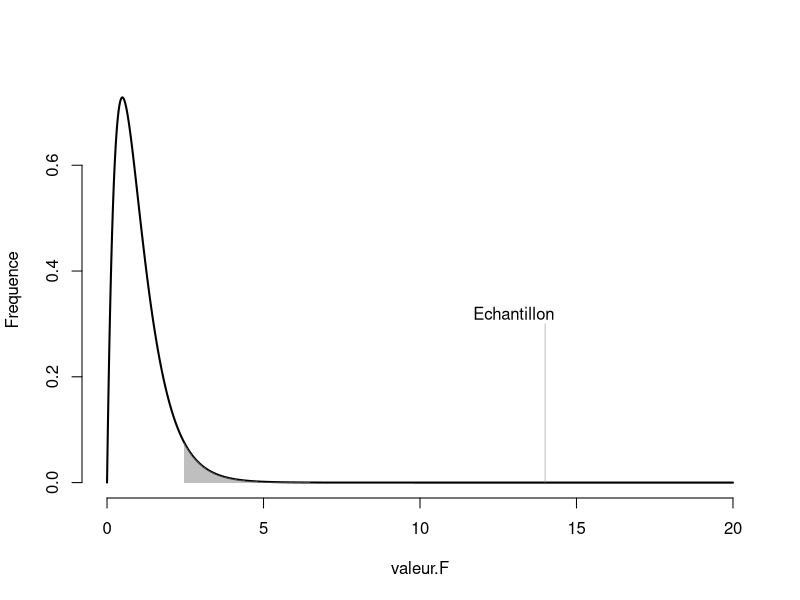
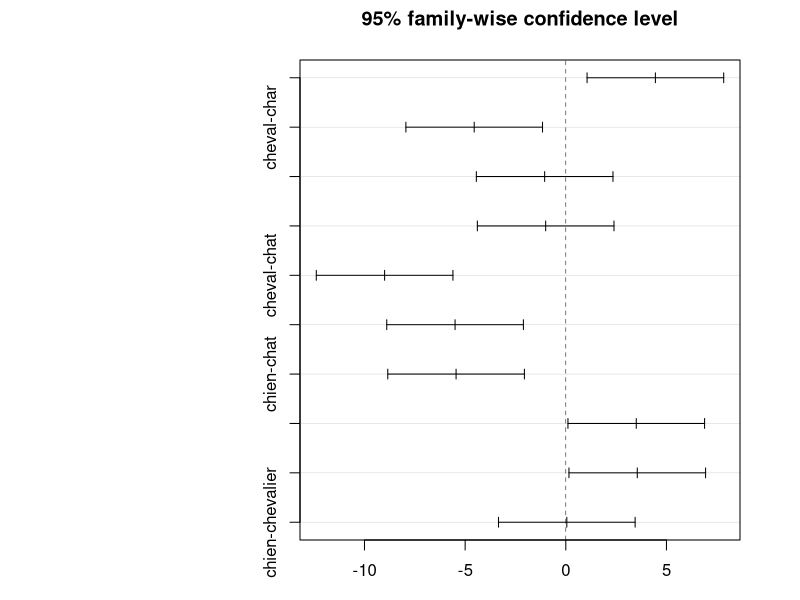

The R script that drew these images, in order: (Note: this script raises an error after producing the figures.)
## ---- chunk 1
nk <- 5 # nombre d'unités par groupe
k <- 4  # nombre de groupes
# En ordre
groupe1 <- rep(1:k, each = nk)
# En alternance
groupe2 <- rep(1:k, times = nk)
# Aléatoire
set.seed(765)
groupe3 <- sample(x = 1:k, size = (k * nk), replace = TRUE)
cbind(groupe1, groupe2, groupe3)
## ---- chunk 2
categorie <- c("char", "chat", "cheval", "chevalier", "chien")
nk <- 2
groupe <- as.factor(rep(categorie, each = nk)) # Déclarer comme facteur
groupe
## ---- chunk 3
# Pour la reproductibilité
set.seed(2602)
char      <- rnorm(n = nk, mean = 15, sd = 4) 
chat      <- rnorm(n = nk, mean = 20, sd = 4) # Différences ici
cheval    <- rnorm(n = nk, mean = 10, sd = 4) # et ici
chevalier <- rnorm(n = nk, mean = 15, sd = 4)
chien     <- rnorm(n = nk, mean = 15, sd = 4) 
# Combinés
score <- round(c(char, chat, cheval, chevalier, chien))
# Conserver toutes les informations en un jeu de données
donnees <- data.frame(groupe, score)
head(donnees)
## ---- chunk 4
dummy.coding <- function(x){
  # Retourne un codage factice de x
  # avec les facteurs en ordre alphabétique
  W <- sapply(unique(x), 
              USE.NAMES = TRUE,
              FUN = function(v) {x == v}) * 1 
  return(W)
}
## ---- chunk 5
# Pour la reproductibilité
set.seed(2602)

# Facteur de groupe
k <- length(categorie)
nk <- 2
groupe <- rep(categorie, each = nk)

# Groupement
X <- dummy.coding(groupe)[,-5] # groupe 4 "chien" comme référent

# Spécifications des paramètres
mu0 <- 15
mu <- c(0, 5, -5, 0)
e <- rnorm(n = k * nk, sd = 4)

# Création des scores
score <- round(mu0 + X %*% mu + e)

# Comparaison des valeurs
cbind(donnees, score)
## ---- chunk 6
set.seed(2602)
nk <- 20
groupe <- as.factor(rep(categorie, each = nk)) # Déclarer comme facteur
k <- length(categorie)
# Groupement
X = dummy.coding(groupe)[,-5] # groupe 5 "chevalier" comme référent
#
mu0 = 15
mu = c(0, 5, -5, 0)
e = rnorm(n = k * nk, sd = 4)
score = round(mu0 + X %*% mu + e)
donnees = data.frame(groupe, score)
## ---- chunk 7
# Anova de base
res <- aov(score ~ groupe, data = donnees)
summary(res)

# Fonction maison
gr <- table(donnees$groupe)
k  <- length(gr)          # Nombre de groupes
nk <- dim(donnees)[1] / k # Nombre de participants par groupe

# Moyennes et variance par (`by()`) groupes
moyenne  <- by(donnees$score, donnees$groupe, mean)
variance <- by(donnees$score, donnees$groupe, var)

# Statistiques
CMI <- nk * var(moyenne)
CMR <- mean(variance)
dl1 <- k - 1
dl2 <- k * (nk - 1)
vf <- CMI / CMR 
vp <- (1 - pf(vf, df1 = dl1, df2 = dl2)) 

# Création du tableau
resultats <- matrix(0,2,5) # Tableau vide

# Ajouter noms
colnames(resultats)  <- c("dl", "SS", "CM", "F", "p")
row.names(resultats) <- c("groupe", "residu")

# Ajouter valeurs
resultats[1,] <- c(dl1, CMI * dl1, CMI, vf, vp)
resultats[2,] <- c(dl2, CMR * dl2, CMR, 0, 0)
resultats
## ---- chunk 8
minx = 0 ; maxx = 20
valeur.F = seq(minx, maxx, by = .001)
Frequence = df(valeur.F, df = dl1, df2 = dl2)
plot(valeur.F, Frequence, bty = "n", type = "l", lwd = 2, xlim = c(minx,maxx))

crit = qf(.95,df = dl1, df2 = dl2)
xx = seq(crit, maxx, .0001)
xax1 = c(crit, xx, maxx)
yax1 = c(0, df(xx, df = dl1, df2 = dl2),0)
polygon(xax1, yax1, border = NA, col = rgb(.5,.5,.5,.5))

segments(x0 = vf, y0 = 0, y1 = 0.3, col = rgb(.5,.5,.5,.5))
text(x = vf-1, y = .32, labels = "Echantillon")
## ---- chunk 9
res <- aov(score ~ groupe, data = donnees)
summary(res)
## ---- chunk 10
r.aov <- summary(res)[[1]]
## ---- chunk 11
TukeyHSD(res)
## ---- chunk 12
par(mar = c(3, 15, 3, 3))
plot(TukeyHSD(res))
## ---- chunk 13
TukeyHSD(res)[[1]] %>%   # Extraire les résultats
  as.data.frame() %>%    # Transformer en jeu de données
  add_rownames() %>%     # Ajouter les noms des lignes
  ggplot(mapping = aes(x = rowname, 
                       y = diff)) + 
  geom_errorbar(aes(ymin = lwr,
                    ymax = upr),
                width = .25) + 
  geom_point() + 
  coord_flip()
## ---- chunk 14
pairwise.t.test(donnees$score, donnees$groupe, p.adj = "none")
